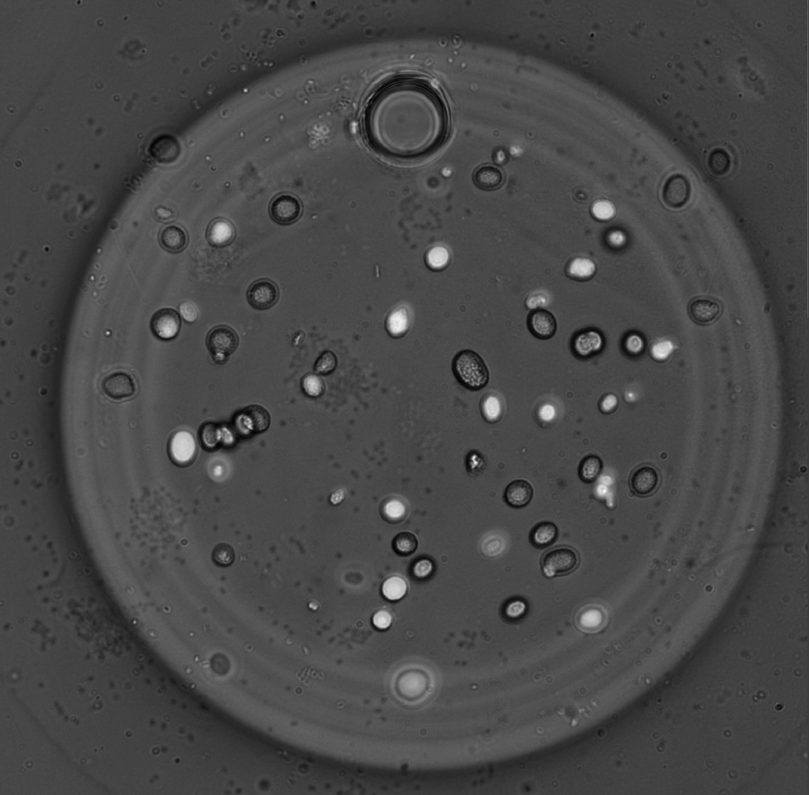
%> input picture 4. Colony Tracking, Combination Index/Colony Tracking/Colony1.png, 809 x 795 px; its folder holds only this picture in this run
$ octave 'Colony Analysis.m'   (GNU Octave 9; MATLAB toolbox functions it lacks are replaced by stand-ins)
%> lines starting %> are read from the running program, lines starting %| are printed output that depends on the picture; in (x1, y1, x2, y2) boxes, pixels count from 0 and x2, y2 are one past the last pixel; in counts of white or black regions, pixels touching at a corner belong together; the program's own positions count from 1
tic; % Start timer
clc; % Clear command window
clearvars; % Clear variables
fprintf('Running Colony v2.28.m...\n');
workspace; % Show workspace
imtool close all; % Close imtool figures
format long g;
format compact;
captionFontSize = 12;

% [17 lines of commented-out code are left out]
for imageNum = 1:9
    % Construct file name
    baseFileName = sprintf('Colony%d.png', imageNum);
    folder = fileparts(which(baseFileName)); % Get folder
    if isempty(folder)
        folder = pwd; % Use current directory
    end
    fullFileName = fullfile(folder, baseFileName);
    fprintf('Processing File: "%s"\n', fullFileName);

    % Check if file exists
    if ~exist(fullFileName, 'file')
        fprintf('Error: %s not found. Skipping...\n', fullFileName);
        continue; % Skip to next image
    end

    % Read image
    Image = imread(fullFileName);
%> Image is the input picture: size 795x809 uint8; min 2, max 253, mean 71.9

    % Convert to grayscale if needed (gfp,rfp, merged images)
    [rows, columns, nChannels] = size(Image);
%> rows = 795; columns = 809; nChannels = 1
    if nChannels > 1
        Image = im2gray(Image);
    end

    % Display original image
    hFig = figure;
    hFig.Units = 'normalized';
    hFig.WindowState = 'maximized';
    hFig.NumberTitle = 'off';
    hFig.Name = sprintf('Image Analyst - Picture%d', imageNum);
    subplot(3, 3, 1);
    imshow(Image);
    title(sprintf('Bacteria colonies - Picture%d', imageNum), 'FontSize', captionFontSize);
    axis('on', 'image');

    % Histogram and display
    [pixelCount, grayLevels] = imhist(Image);
%> pixelCount = 256 values, max 32485 at index 74, min 0 at index 1, mean 2512.3; grayLevels = 256 values from 0 to 255
    subplot(3, 3, 2);
    bar(pixelCount);
    title('Histogram', 'FontSize', captionFontSize);
    xlim([0 grayLevels(end)]);
    grid on;

    % Threshold (method2)
    thresholdValue1 = 110;
    thresholdValue2 = 42;
    binaryImage = (Image > thresholdValue1) | (Image < thresholdValue2);
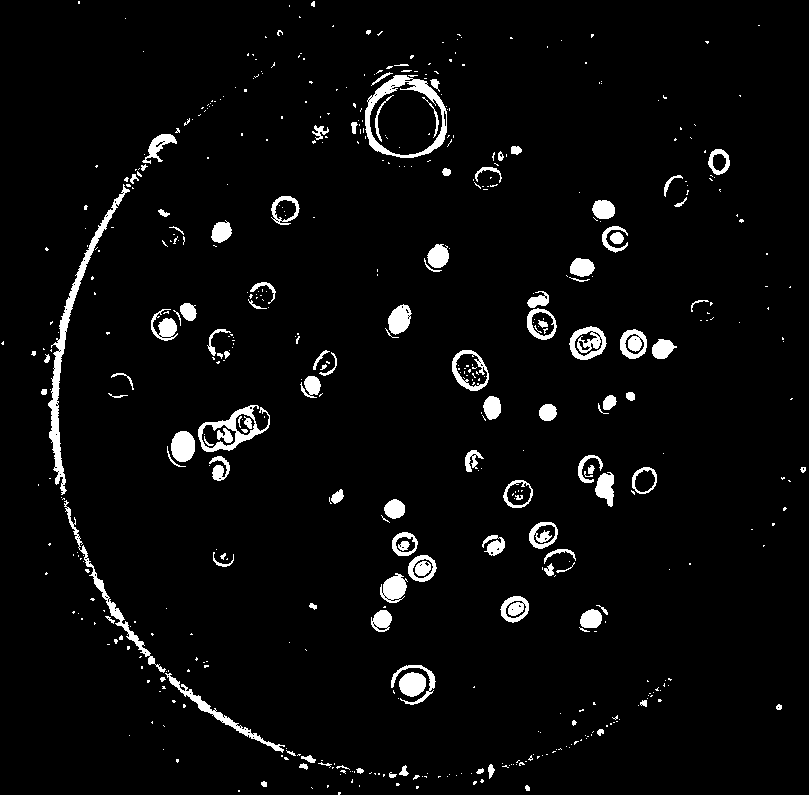
%> binaryImage: size 795x809 logical; 4.1% white; 539 white regions (420 under 20 px), largest, box (x1, y1, x2, y2) and area: (48, 184, 130, 495) 2198, (365, 75, 447, 158) 1594, (198, 405, 270, 452) 982
    hold on;
    maxYValue = ylim;
    line([thresholdValue1, thresholdValue1], maxYValue, 'Color', 'r');
    line([thresholdValue2, thresholdValue2], maxYValue, 'Color', 'b');
    hold off;

    % Binary image processing
    [~, threshold] = edge(Image, 'sobel');
%> threshold = 0.0383
    fudgeFactor = 0.5;
    BWs = edge(Image, 'sobel', threshold * fudgeFactor);
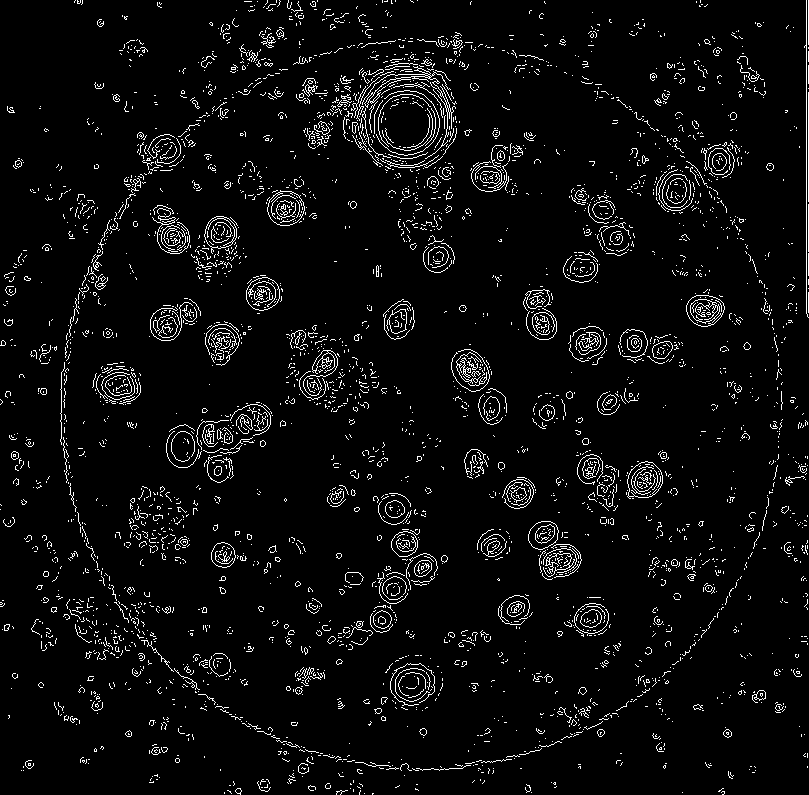
%> BWs: size 795x809 logical; 4.8% white in thin lines or dots
    se90 = strel('line', 3, 90);
    se0 = strel('line', 3, 0);
    minSize = 10;
    BWs2 = bwareaopen(BWs, minSize);  % removes all connected components
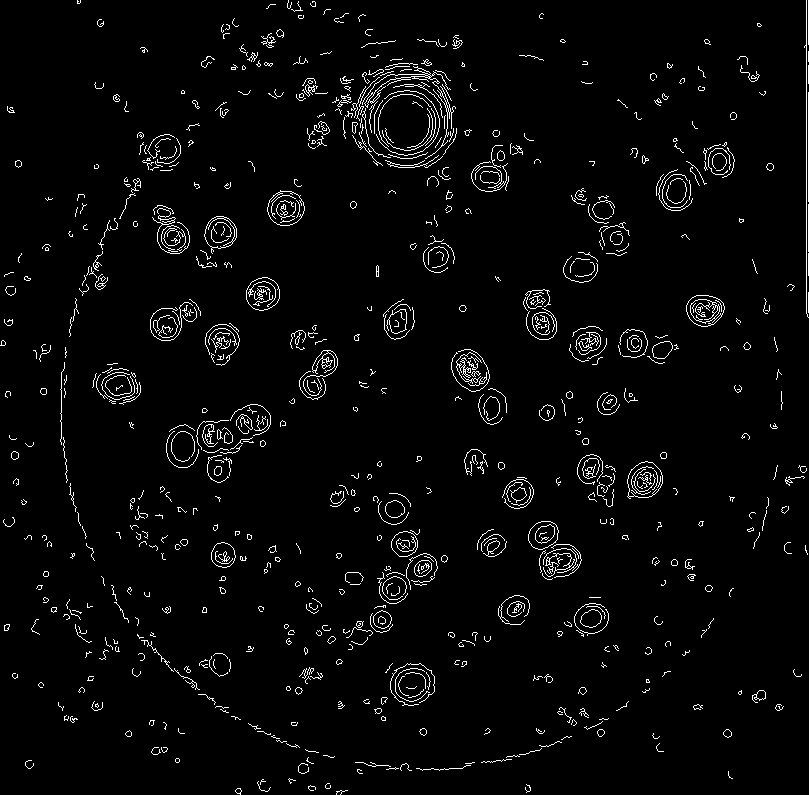
%> BWs2: size 795x809 logical; 3.2% white in thin lines or dots
    BWsdil = imdilate(BWs2, [se90 se0]);
%> BWsdil: size 795x809 logical; 11.4% white; 385 white regions, largest, box (x1, y1, x2, y2) and area: (331, 62, 458, 169) 6694, (342, 528, 439, 651) 2897, (165, 403, 272, 484) 2851
    se = strel('disk', 15); % creates a disk-shaped structuring element
    BWnobord = imclose(BWsdil, se); % morphological closing on the grayscale or binary image
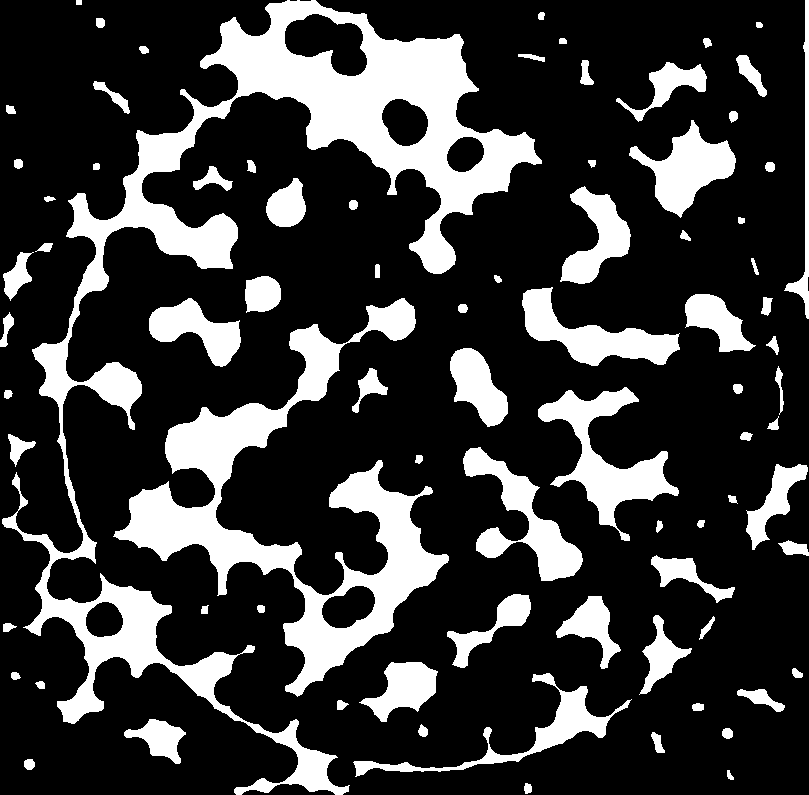
%> BWnobord: size 795x809 logical; 22.9% white; 82 white regions, largest, box (x1, y1, x2, y2) and area: (2, 0, 542, 795) 55863, (113, 298, 449, 697) 29615, (538, 387, 679, 541) 6590
    BWnobord2 = imclearborder(BWsdil, 4);
    BWnorbord3 = imfill(BWnobord2, 'holes');
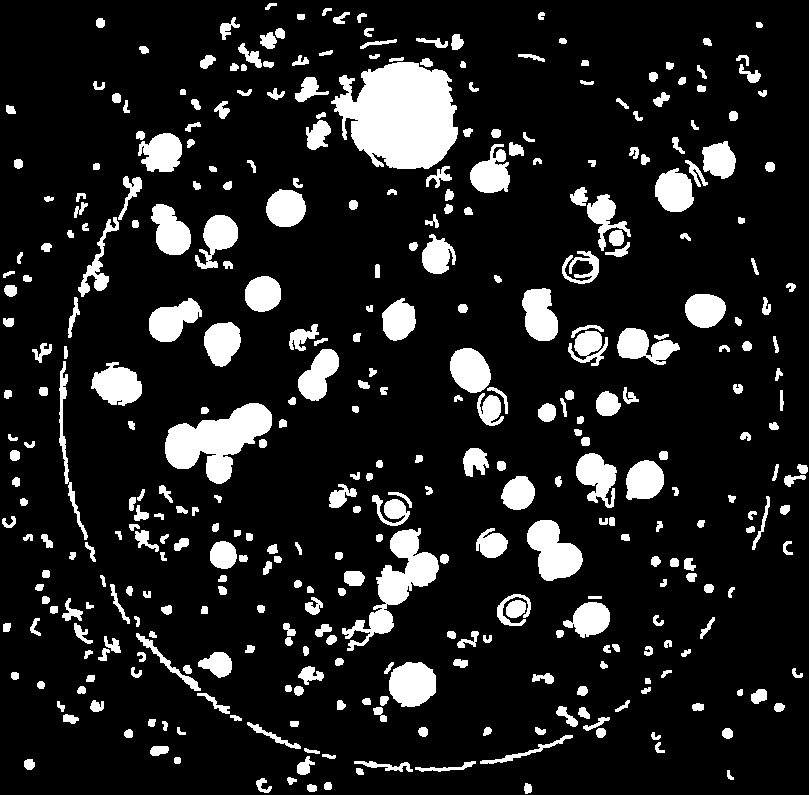
%> BWnorbord3: size 795x809 logical; 13.2% white; 372 white regions, largest, box (x1, y1, x2, y2) and area: (331, 62, 458, 169) 9812, (165, 403, 272, 484) 4515, (342, 528, 439, 651) 3502
    seD = strel('diamond', 3);
    BWfinal = imerode(BWnorbord3, seD);
%> BWfinal: size 795x809 logical; 6.3% white; 277 white regions (204 under 20 px), largest, box (x1, y1, x2, y2) and area: (336, 65, 455, 166) 8259, (168, 406, 269, 481) 3484, (380, 532, 436, 602) 1748
    BWfinal2 = imerode(BWfinal, seD);
%> BWfinal2: size 795x809 logical; 4.1% white; 57 white regions (11 under 20 px), largest, box (x1, y1, x2, y2) and area: (341, 68, 452, 163) 7198, (171, 409, 266, 463) 2326, (533, 526, 577, 575) 1117
    BWfinal2 = imfill(BWfinal2, 'holes');

    minSize = 10; % minimum size detection
    bImage = bwareaopen(BWfinal2, minSize);  % removes all connected components
%> bImage: size 795x809 logical; 4.1% white; 47 white regions (1 under 20 px)

    % Display binary image
    subplot(3, 3, 3);
    imshow(labeloverlay(Image, bImage));
    title('Binary Image', 'FontSize', captionFontSize);

    % Colony analysis
    [labeled, nColony] = bwlabel(bImage, 8);
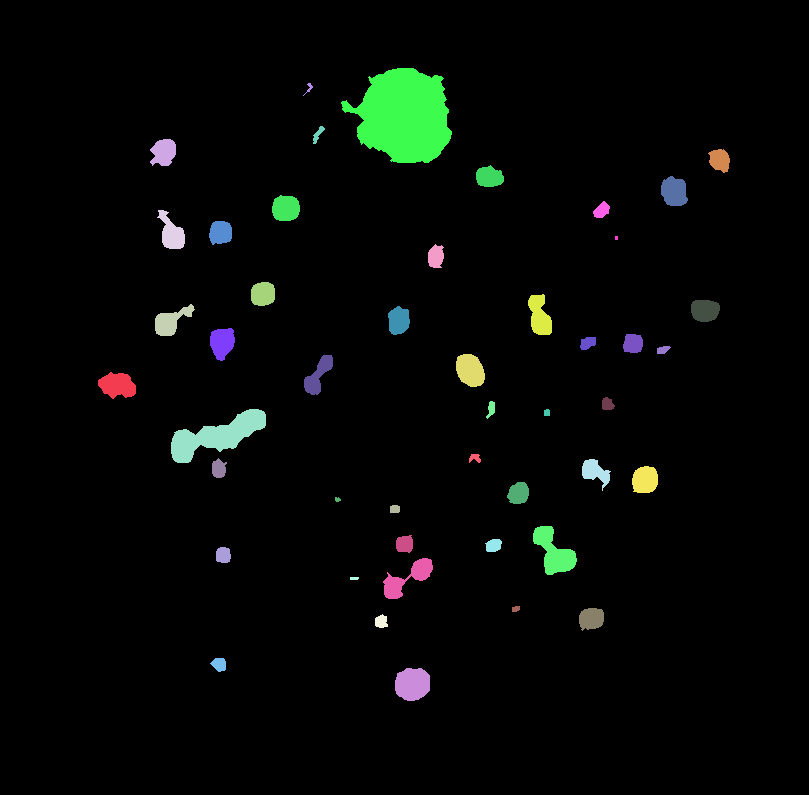
%> labeled: size 795x809 double; 48 distinct labels, from 0 to 47; one colour per label, 0 black
%> nColony = 47
    props = regionprops(labeled, Image, 'all');
%> props = 47 regions; largest, box (x1, y1, x2, y2), Area, Centroid, MajorAxisLength, MinorAxisLength and Eccentricity: (341, 68, 452, 163) 7198 [404.7 116.5] 100.2 94.17 0.342, (171, 409, 266, 463) 2326 [217.5 436.1] 115.8 30.24 0.965, (533, 526, 577, 575) 1117 [554.4 552.7] 60.56 30.64 0.863

    % [7 lines of commented-out code are left out]

     for k = 1:nColony
        props(k).Area = props(k).Area; % Area:
        props(k).Perimeter = props(k).Perimeter; % Perimeter:
        props(k).EquivDiameter = props(k).EquivDiameter; % Diameter:
        props(k).Centroid = props(k).Centroid; % Centroid:
    end
%> this loop made 47 passes


    % Display outlines
    subplot(3, 3, 4);
    imshow(Image);
    title('Outlines', 'FontSize', captionFontSize);
    axis('on', 'image');
    bound = bwboundaries(bImage);
%> bound = 47 boundaries; largest, box (x1, y1, x2, y2) and points: (341, 68, 452, 163) 334, (171, 409, 266, 463) 236, (533, 526, 577, 575) 150, (383, 558, 433, 599) 148, (155, 304, 195, 336) 111
    nBound = size(bound, 1);
%> nBound = 47
    hold on;
    for k = 1:nBound
        tBound = bound{k};
        x = tBound(:, 2) ; % x-coordinates
        y = tBound(:, 1) ; % y-coordinates
        plot(x, y, 'r-', 'LineWidth', 1);
    end
%> this loop made 47 passes
%> (x, y) on pass 41: ([616; 617; 618; 618; 618; 618; 617; 616; 616; 616; 616], [237; 237; 237; 238; 239; 240; 240; 240; 239; 238; 237])
    hold off;

    % Print measurements
    fprintf('Results for %s (Measurements in micrometers)\n', baseFileName);
    fprintf('Colony #      Circularity  Area (um^2)  Perimeter (um)  Centroid_X (um)  Centroid_Y (um)  Diameter (um)\n');
    ColECD = [props.EquivDiameter];
%> ColECD = 47 values, max 95.73 at index 17, min 3.91 at index 41, mean 22.28
    textFontSize = 8;

    % Store all measurements for display
    allResultsTable = table();
    for k = 1:nColony
        meanGL = props(k).MeanIntensity;
        ColArea = props(k).Area; % Already in micrometers^2
        ColPerimeter = props(k).Perimeter; % Already in micrometers
        ColCentroid = props(k).Centroid; % Already in micrometers
        ColCircularity = props(k).Circularity; % Unitless, no conversion needed
        fprintf('#%2d %17.1f %11.1f %13.1f %14.1f %14.1f %12.1f\n', ...
            k, ColCircularity, ColArea, ColPerimeter, ColCentroid(1), ColCentroid(2), ColECD(k));
        text(ColCentroid(1), ColCentroid(2), num2str(k), ...
            'FontSize', textFontSize, 'FontWeight', 'Bold', ...
            'HorizontalAlignment', 'center', 'VerticalAlignment', 'middle', 'Color', 'w');

        % Store in table
%> (the run ends here)
